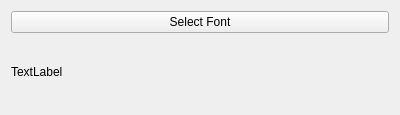
<?xml version="1.0" encoding="UTF-8"?>
<ui version="4.0">
 <class>Widget</class>
 <widget class="QWidget" name="Widget">
  <property name="geometry">
   <rect>
    <x>0</x>
    <y>0</y>
    <width>400</width>
    <height>115</height>
   </rect>
  </property>
  <property name="windowTitle">
   <string>Form</string>
  </property>
  <layout class="QVBoxLayout" name="verticalLayout">
   <item>
    <widget class="QPushButton" name="select_font_button">
     <property name="text">
      <string>Select Font</string>
     </property>
    </widget>
   </item>
   <item>
    <widget class="QLabel" name="font_label">
     <property name="text">
      <string>TextLabel</string>
     </property>
    </widget>
   </item>
  </layout>
 </widget>
 <resources/>
 <connections/>
</ui>
